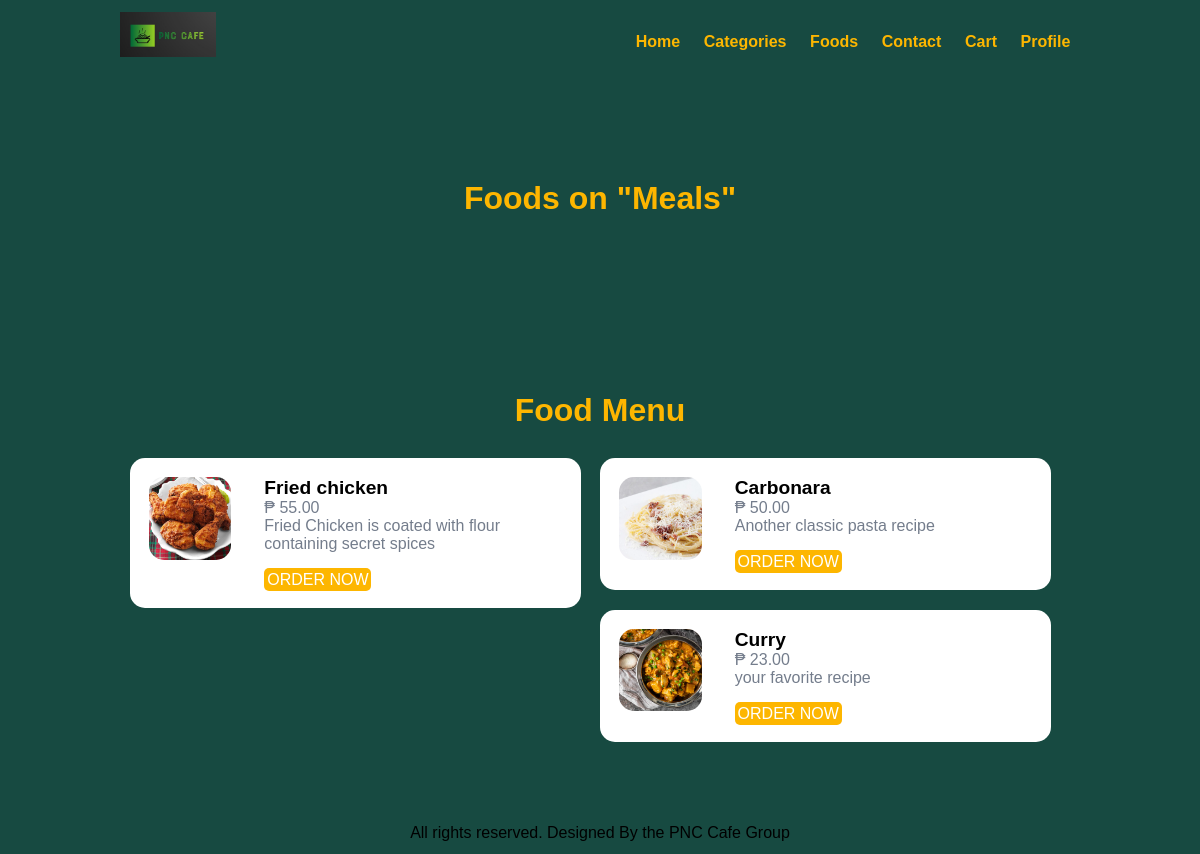
Screenshot of /category-foods.php?category_id=53 with the database file from the repository.
### tables this page shows
CREATE TABLE `tbl_category` (
  `id` int(10) UNSIGNED NOT NULL,
  `title` varchar(100) NOT NULL,
  `image_name` varchar(100) NOT NULL,
  `featured` varchar(10) NOT NULL,
  `active` varchar(10) NOT NULL
);

CREATE TABLE `tbl_food` (
  `id` int(10) UNSIGNED NOT NULL,
  `title` varchar(150) NOT NULL,
  `description` text NOT NULL,
  `price` decimal(10,2) NOT NULL,
  `image_name` varchar(255) NOT NULL,
  `category_id` int(10) UNSIGNED NOT NULL,
  `featured` varchar(10) NOT NULL,
  `active` varchar(10) NOT NULL
);

### category-foods.php (the view, shortened to what this page needs)
<?php include('partials-front/menu.php');?>
<?php
    if(isset($_GET['category_id'])) {
        $category_id = $_GET['category_id'];
        $sql = "SELECT title FROM tbl_category WHERE id = $category_id";
        $res = mysqli_query($conn, $sql);
        $row = mysqli_fetch_assoc($res);
        $category = $row['title'];
    } else {
        header('location:'.SITEURL);
    }
?>
    <section class="food-search text-center">
        <div class="container">
            <h2>Foods on <a href="#" class="text-white">"<?php echo $category;?>"</a></h2>
        </div>
    </section>
    <section class="food-menu">
        <div class="container">
            <h2 class="text-center">Food Menu</h2>
            <?php
                $sql2 = "SELECT * FROM tbl_food WHERE category_id = $category_id";
                $res2 = mysqli_query($conn, $sql2);
                $count2 = mysqli_num_rows($res2);
                if($count2 > 0) {
                    while($row2 = mysqli_fetch_assoc($res2)) {
                        $id = $row2['id'];
                        $title = $row2['title'];
                        $price = $row2['price'];
                        $description = $row2['description'];
                        $image_name = $row2['image_name'];
                        ?>
                            <div class="food-menu-box">
                                <div class="food-menu-img">
                                <?php
                                 if ($image_name=="") {
                                    echo "<div class='error'>Image not available</div>";
                                 } else {
                                    ?>
                                    <img src="<?php echo SITEURL;?>images/food/<?php echo $image_name;?>" alt="Chicke Hawain Pizza" class="img-responsive img-curve">
                                    <?php
                                 }
                                ?>
                                </div>
                            <div class="food-menu-desc">
                                <h4><?php echo $title;?></h4>
                                <p class="food-detail">₱ <?php echo $price;?></p>
                                <p class="food-detail">
                                        <?php echo $description;?>
                                </p>
                                <br>
                                <a href="<?php echo SITEURL;?>order.php?food_id=<?php echo $id;?>" class="btn btn-primary">Order Now</a>
                            </div>
                            </div>
                        <?php
                    }
                } else {
                    echo "<div class='error text-center'>No Food Available</div>";
                }
            ?>
        </div>
    </section>
<?php include('partials-front/footer.php');?>

### css/style.css (style rules this page uses)
* { margin: 0 0; padding: 0 0; font-family: Arial, Helvetica, sans-serif; }
body, section.food-menu { background: #174A41; }
.container { width: 80%; margin: 0 auto; padding: 1%; }
.img-responsive { width: 100%; }
.img-curve { border-radius: 15px; }
.text-center { text-align: center; }
a { color: #FDB600; text-decoration: none; }
.btn { padding: 1%; border: none; font-size: 1rem; border-radius: 5px; }
.btn-primary { background-color: #FDB600; color: white; cursor: pointer; text-transform: uppercase; }
h2 { color: #FDB600; font-size: 2rem; margin-bottom: 2%; }
h4 { font-size: 1.2rem; }
.food-search { background:#174A41; background-size: cover; background-repeat: no-repeat; background-position: center; padding: 7% 0; }
.food-menu { background-color: #ececec; padding: 4% 0; }
.food-menu-box { width: 43%; margin: 1%; padding: 2%; float: left; background-color: white; border-radius: 15px; }
.food-menu-img { width: 20%; float: left; }
.food-menu-desc { width: 70%; float: left; margin-left: 8%; }
.food-detail { font-size: 1rem; color: #747d8c; }

### rows the page displays
tbl_category: title "Meals"
tbl_food: image_name (picture), title "Fried chicken", price "55.00", description "Fried Chicken is coated with flour containing secret spices"
tbl_food: image_name (picture), title "Carbonara", price "50.00", description "Another classic pasta recipe"
tbl_food: image_name (picture), title "Curry", price "23.00", description "your favorite recipe"
